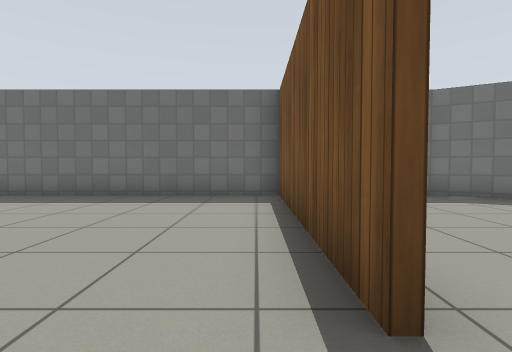
view 1 (above)

20 first-person views from a walk through a Gazebo world. The camera is 0.72 m above the floor, tilts 2° down and sees 80° across. The lines on the ground mark 1 m squares. The floor is counted in squares, 1 m on a side. Each view is taken from the middle of a square. On the plan, view 1 faces up. The plan holds only what a view shows up to about 10 squares ahead; the rest is blank. Robots are left out. Simple patterns stand in for the simulator's built-in surfaces.

view 2
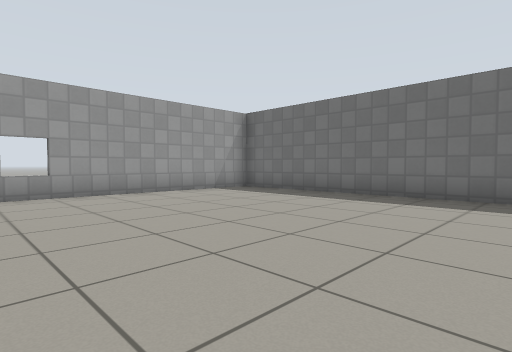

view 3
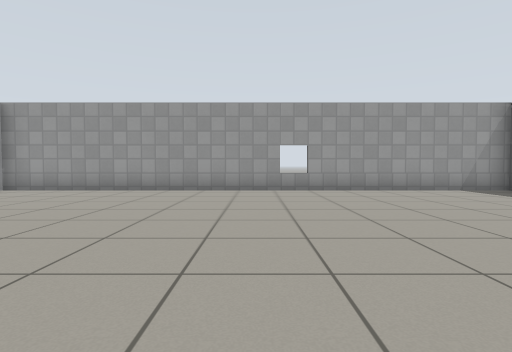

view 4
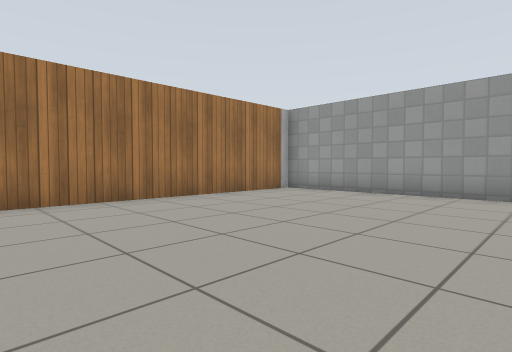

view 5
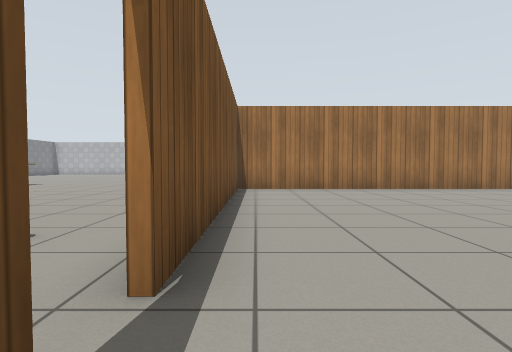

view 6
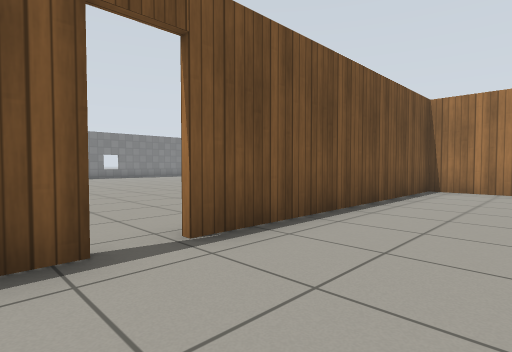

view 7
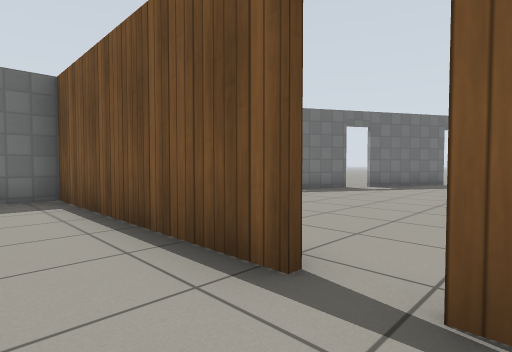

view 8
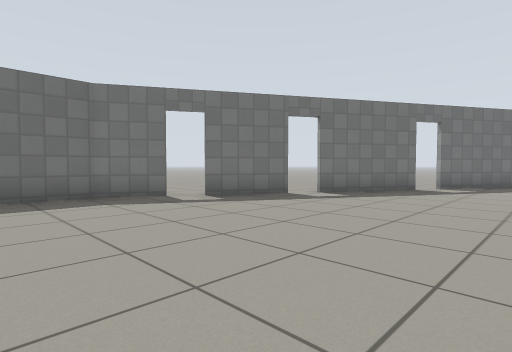

view 9
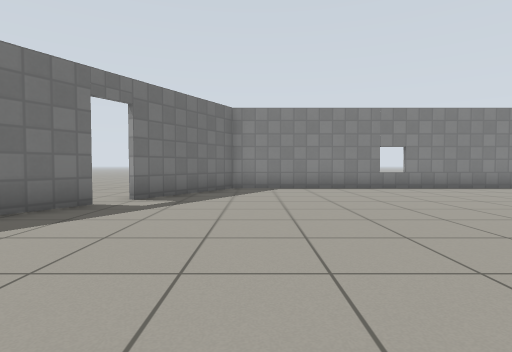

view 10
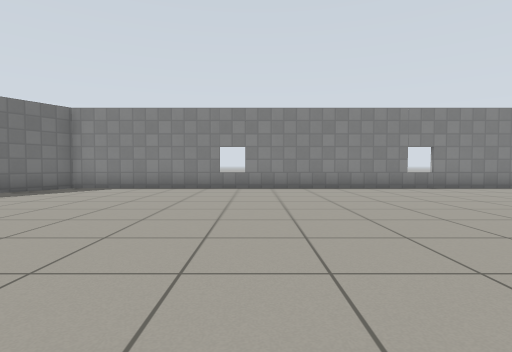

view 11
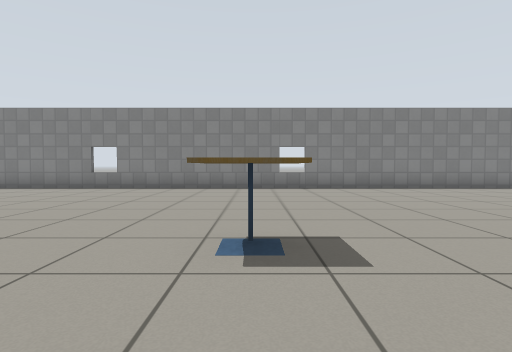

view 12
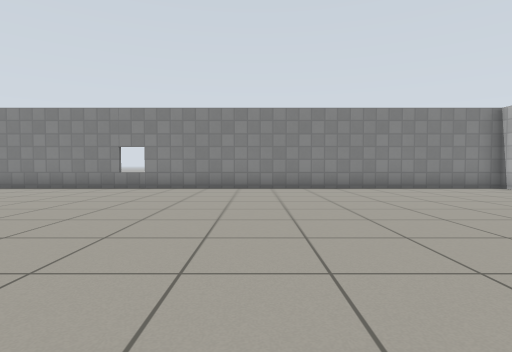

view 13
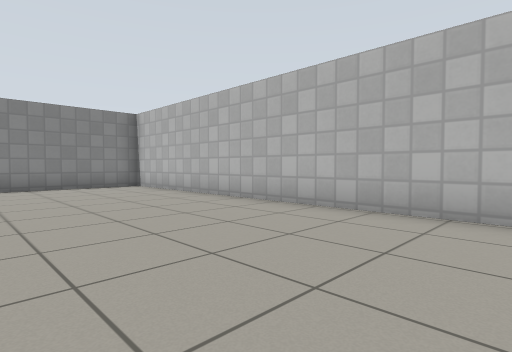

view 14
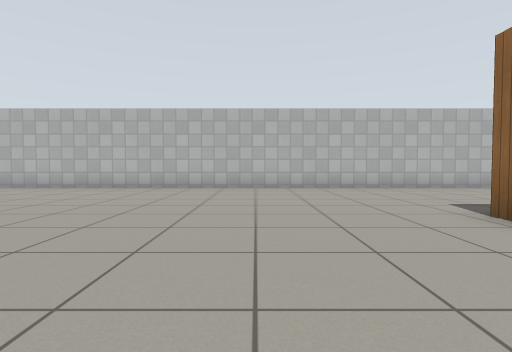

view 15
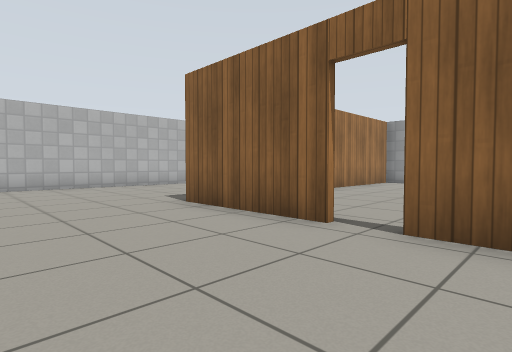

view 16
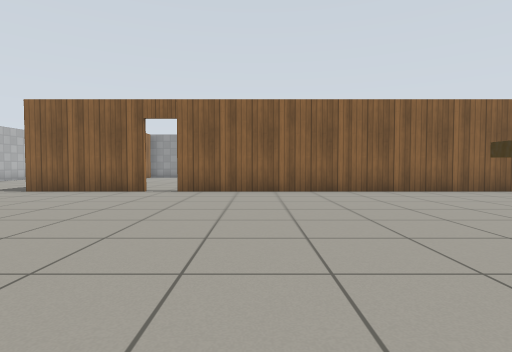

view 17
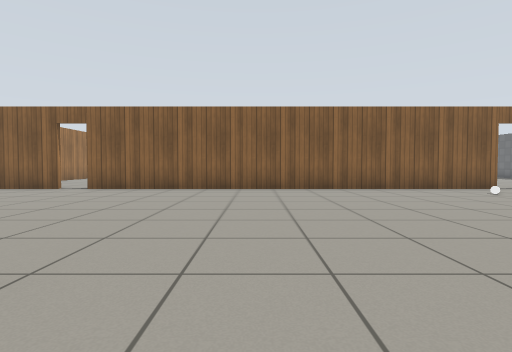

view 18
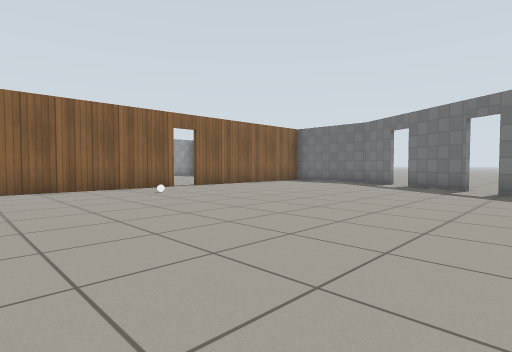

view 19
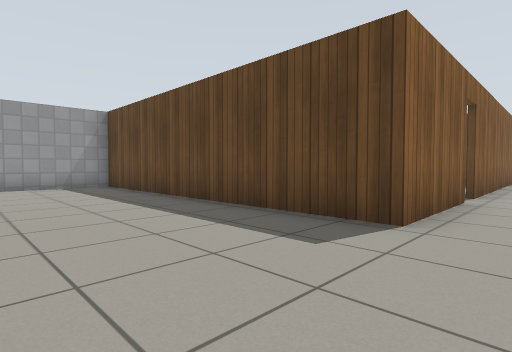

view 20
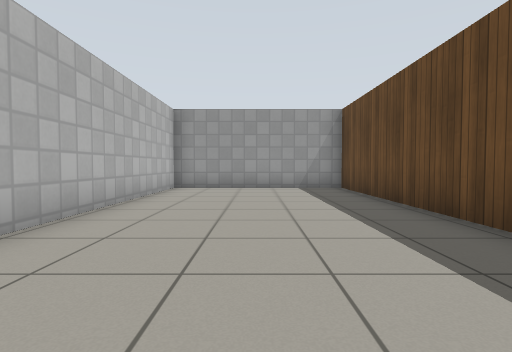

### Floor plan
Points are (right, up) in squares from view 1. A wall is a line through its corners. A room is listed if a view was taken in it or the views show most of it. See-through windows are left out.
Room 1 (views 1, 2, 3, 4, 5, 6, 7)
walls: (0.6, 1.2) (0.6, 7.2) (-8.7, 7.2) (-8.7, -7.3) (0.6, -7.3) (0.6, 0.4)
ways out: open door at (1, 1) to room 2
Room 2 (views 8, 9, 10, 11, 12, 13, 14, 15, 16, 17, 18, 19, 20)
walls: (0.7, -13) (0.7, -16.3) (-8.7, -16.3) (-8.7, -21.6) (15.5, -21.6) (15.5, 0.7) (12.3, 2.5); (0.7, 0.4) (0.7, -12.2); (11.6, 3) (8.9, 4.5); (8.2, 4.9) (6.3, 6); (5.6, 6.4) (4.2, 7.2) (2.6, 7.2)
ways out: open door at (1, 1) to room 1; open door at (1, -12.5); open door at (6, 6); open door at (8.5, 5)
objects: other object (2, -1); cafe table (8, -9) to (9, -9)

Positions as (right, up) in squares from view 1, and headings:
1: (0, 0), facing up
2: (-1, 0), facing up-left
3: (0, 0), facing left
4: (-1, -1), facing down-left
5: (0, 2), facing down
6: (-2, 2), facing down-right
7: (-1, 0), facing up-right
8: (2, 0), facing up-right
9: (6, 0), facing right
10: (6, -5), facing right
11: (6, -9), facing right
12: (6, -14), facing right
13: (5, -17), facing down-right
14: (4, -12), facing down
15: (4, -11), facing down-left
16: (9, -10), facing left
17: (10, -7), facing left
18: (10, -5), facing up-left
19: (2, -20), facing up-left
20: (1, -19), facing left
